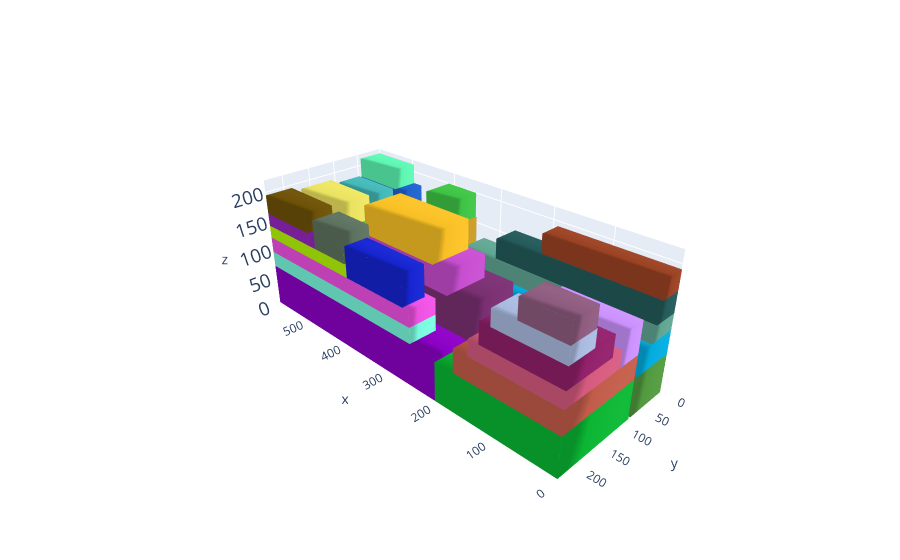

Notebook source saved alongside this figure:
### Markdown cell above
# Plot the solution

### Code cell
cont, execution_time,total_volume = MLCP_function(alpha=4.0,beta=1.0,gamma=0.2,delta=0.5,p=0.05,instance=1)

L = cont.l;W = cont.w; H = cont.h

box_dims = []
for aabb in cont.aabbs:
  box_dims.append([aabb.xmin,aabb.ymin,aabb.zmin,aabb.xmax,aabb.ymax,aabb.zmax])

bxplot.plot_container([L,W,H], box_dims)

### Figure 1 — Plotly figure (JSON) as saved in the notebook; plotly's stock layout.template omitted (floating-point values rounded to 4 significant figures)
{"data": [{"color": "rgb(80.93416046449718,151.8507632867643,62.87497358330648)", "i": [7, 0, 0, 0, 4, 4, 2, 6, 4, 0, 3, 7], "j": [3, 4, 1, 2, 5, 6, 5, 5, 0, 1, 2, 2], "k": [0, 7, 2, 3, 6, 7, 1, 2, 5, 5, 7, 6], "opacity": 1, "type": "mesh3d", "x": [0, 0, 412, 412, 0, 0, 412, 412], "y": [0, 76, 76, 0, 0, 76, 76, 0], "z": [0, 0, 0, 0, 64, 64, 64, 64]}, {"color": "rgb(11.168083104258171,180.80217202537744,50.711243475002036)", "i": [7, 0, 0, 0, 4, 4, 2, 6, 4, 0, 3, 7], "j": [3, 4, 1, 2, 5, 6, 5, 5, 0, 1, 2, 2], "k": [0, 7, 2, 3, 6, 7, 1, 2, 5, 5, 7, 6], "opacity": 1, "type": "mesh3d", "x": [0, 0, 206, 206, 0, 0, 206, 206], "y": [81, 233, 233, 81, 81, 233, 233, 81], "z": [0, 0, 0, 0, 64, 64, 64, 64]}, {"color": "rgb(210.99818995540025,0.9938400732801583,67.58800853928287)", "i": [7, 0, 0, 0, 4, 4, 2, 6, 4, 0, 3, 7], "j": [3, 4, 1, 2, 5, 6, 5, 5, 0, 1, 2, 2], "k": [0, 7, 2, 3, 6, 7, 1, 2, 5, 5, 7, 6], "opacity": 1, "type": "mesh3d", "x": [417, 417, 587, 587, 417, 417, 587, 587], "y": [0, 168, 168, 0, 0, 168, 168, 0], "z": [0, 0, 0, 0, 72, 72, 72, 72]}, {"color": "rgb(138.68207128460747,0.6343997885983566,195.92203847587803)", "i": [7, 0, 0, 0, 4, 4, 2, 6, 4, 0, 3, 7], "j": [3, 4, 1, 2, 5, 6, 5, 5, 0, 1, 2, 2], "k": [0, 7, 2, 3, 6, 7, 1, 2, 5, 5, 7, 6], "opacity": 1, "type": "mesh3d", "x": [207, 207, 587, 587, 207, 207, 587, 587], "y": [171, 233, 233, 171, 171, 233, 233, 171], "z": [0, 0, 0, 0, 70, 70, 70, 70]}, {"color": "rgb(4.069305398154425,170.49129149643,219.36777531607373)", "i": [7, 0, 0, 0, 4, 4, 2, 6, 4, 0, 3, 7], "j": [3, 4, 1, 2, 5, 6, 5, 5, 0, 1, 2, 2], "k": [0, 7, 2, 3, 6, 7, 1, 2, 5, 5, 7, 6], "opacity": 1, "type": "mesh3d", "x": [0, 0, 344, 344, 0, 0, 344, 344], "y": [0, 76, 76, 0, 0, 76, 76, 0], "z": [64, 64, 64, 64, 102, 102, 102, 102]}, {"color": "rgb(192.6071309469042,91.66416877731233,73.997239506887)", "i": [7, 0, 0, 0, 4, 4, 2, 6, 4, 0, 3, 7], "j": [3, 4, 1, 2, 5, 6, 5, 5, 0, 1, 2, 2], "k": [0, 7, 2, 3, 6, 7, 1, 2, 5, 5, 7, 6], "opacity": 1, "type": "mesh3d", "x": [0, 0, 172, 172, 0, 0, 172, 172], "y": [81, 233, 233, 81, 81, 233, 233, 81], "z": [64, 64, 64, 64, 102, 102, 102, 102]}, {"color": "rgb(120.78623980127472,247.51194740420857,220.5248003058636)", "i": [7, 0, 0, 0, 4, 4, 2, 6, 4, 0, 3, 7], "j": [3, 4, 1, 2, 5, 6, 5, 5, 0, 1, 2, 2], "k": [0, 7, 2, 3, 6, 7, 1, 2, 5, 5, 7, 6], "opacity": 1, "type": "mesh3d", "x": [254, 254, 587, 587, 254, 254, 587, 587], "y": [184, 233, 233, 184, 184, 233, 233, 184], "z": [70, 70, 70, 70, 96, 96, 96, 96]}, {"color": "rgb(14.109959583195707,95.08714688437793,46.18904104356861)", "i": [7, 0, 0, 0, 4, 4, 2, 6, 4, 0, 3, 7], "j": [3, 4, 1, 2, 5, 6, 5, 5, 0, 1, 2, 2], "k": [0, 7, 2, 3, 6, 7, 1, 2, 5, 5, 7, 6], "opacity": 1, "type": "mesh3d", "x": [459, 459, 587, 587, 459, 459, 587, 587], "y": [0, 103, 103, 0, 0, 103, 103, 0], "z": [72, 72, 72, 72, 148, 148, 148, 148]}, {"color": "rgb(236.2021566296873,81.59590268911504,225.30766305461853)", "i": [7, 0, 0, 0, 4, 4, 2, 6, 4, 0, 3, 7], "j": [3, 4, 1, 2, 5, 6, 5, 5, 0, 1, 2, 2], "k": [0, 7, 2, 3, 6, 7, 1, 2, 5, 5, 7, 6], "opacity": 1, "type": "mesh3d", "x": [254, 254, 587, 587, 254, 254, 587, 587], "y": [184, 233, 233, 184, 184, 233, 233, 184], "z": [96, 96, 96, 96, 122, 122, 122, 122]}, {"color": "rgb(95.77310501376772,164.1679461876066,145.53664927254263)", "i": [7, 0, 0, 0, 4, 4, 2, 6, 4, 0, 3, 7], "j": [3, 4, 1, 2, 5, 6, 5, 5, 0, 1, 2, 2], "k": [0, 7, 2, 3, 6, 7, 1, 2, 5, 5, 7, 6], "opacity": 1, "type": "mesh3d", "x": [0, 0, 333, 333, 0, 0, 333, 333], "y": [0, 49, 49, 0, 0, 49, 49, 0], "z": [102, 102, 102, 102, 128, 128, 128, 128]}, {"color": "rgb(211.2453212779458,90.1146003991977,125.64053973203386)", "i": [7, 0, 0, 0, 4, 4, 2, 6, 4, 0, 3, 7], "j": [3, 4, 1, 2, 5, 6, 5, 5, 0, 1, 2, 2], "k": [0, 7, 2, 3, 6, 7, 1, 2, 5, 5, 7, 6], "opacity": 1, "type": "mesh3d", "x": [0, 0, 147, 147, 0, 0, 147, 147], "y": [122, 233, 233, 122, 122, 233, 233, 122], "z": [102, 102, 102, 102, 128, 128, 128, 128]}, {"color": "rgb(178.63138674213644,245.8439318191873,7.399500399926549)", "i": [7, 0, 0, 0, 4, 4, 2, 6, 4, 0, 3, 7], "j": [3, 4, 1, 2, 5, 6, 5, 5, 0, 1, 2, 2], "k": [0, 7, 2, 3, 6, 7, 1, 2, 5, 5, 7, 6], "opacity": 1, "type": "mesh3d", "x": [387, 387, 587, 587, 387, 387, 587, 587], "y": [184, 233, 233, 184, 184, 233, 233, 184], "z": [122, 122, 122, 122, 143, 143, 143, 143]}, {"color": "rgb(35.901051165915185,89.41022465429225,89.83390534708477)", "i": [7, 0, 0, 0, 4, 4, 2, 6, 4, 0, 3, 7], "j": [3, 4, 1, 2, 5, 6, 5, 5, 0, 1, 2, 2], "k": [0, 7, 2, 3, 6, 7, 1, 2, 5, 5, 7, 6], "opacity": 1, "type": "mesh3d", "x": [0, 0, 270, 270, 0, 0, 270, 270], "y": [0, 43, 43, 0, 0, 43, 43, 0], "z": [128, 128, 128, 128, 161, 161, 161, 161]}, {"color": "rgb(143.80421782707234,31.96918187648888,105.36700393214728)", "i": [7, 0, 0, 0, 4, 4, 2, 6, 4, 0, 3, 7], "j": [3, 4, 1, 2, 5, 6, 5, 5, 0, 1, 2, 2], "k": [0, 7, 2, 3, 6, 7, 1, 2, 5, 5, 7, 6], "opacity": 1, "type": "mesh3d", "x": [0, 0, 129, 129, 0, 0, 129, 129], "y": [143, 233, 233, 143, 143, 233, 233, 143], "z": [128, 128, 128, 128, 161, 161, 161, 161]}, {"color": "rgb(67.1791821296794,207.42115586655743,64.77147859964157)", "i": [7, 0, 0, 0, 4, 4, 2, 6, 4, 0, 3, 7], "j": [3, 4, 1, 2, 5, 6, 5, 5, 0, 1, 2, 2], "k": [0, 7, 2, 3, 6, 7, 1, 2, 5, 5, 7, 6], "opacity": 1, "type": "mesh3d", "x": [484, 484, 587, 587, 484, 484, 587, 587], "y": [104, 168, 168, 104, 104, 168, 168, 104], "z": [72, 72, 72, 72, 148, 148, 148, 148]}, {"color": "rgb(147.05319793336656,38.57223044532049,188.765875264423)", "i": [7, 0, 0, 0, 4, 4, 2, 6, 4, 0, 3, 7], "j": [3, 4, 1, 2, 5, 6, 5, 5, 0, 1, 2, 2], "k": [0, 7, 2, 3, 6, 7, 1, 2, 5, 5, 7, 6], "opacity": 1, "type": "mesh3d", "x": [462, 462, 587, 587, 462, 462, 587, 587], "y": [184, 233, 233, 184, 184, 233, 233, 184], "z": [143, 143, 143, 143, 164, 164, 164, 164]}, {"color": "rgb(31.492907832499817,98.21327739738642,206.30733296266197)", "i": [7, 0, 0, 0, 4, 4, 2, 6, 4, 0, 3, 7], "j": [3, 4, 1, 2, 5, 6, 5, 5, 0, 1, 2, 2], "k": [0, 7, 2, 3, 6, 7, 1, 2, 5, 5, 7, 6], "opacity": 1, "type": "mesh3d", "x": [479, 479, 587, 587, 479, 479, 587, 587], "y": [0, 48, 48, 0, 0, 48, 48, 0], "z": [148, 148, 148, 148, 179, 179, 179, 179]}, {"color": "rgb(154.47982395158888,66.21630513720896,36.044468325203866)", "i": [7, 0, 0, 0, 4, 4, 2, 6, 4, 0, 3, 7], "j": [3, 4, 1, 2, 5, 6, 5, 5, 0, 1, 2, 2], "k": [0, 7, 2, 3, 6, 7, 1, 2, 5, 5, 7, 6], "opacity": 1, "type": "mesh3d", "x": [0, 0, 192, 192, 0, 0, 192, 192], "y": [0, 36, 36, 0, 0, 36, 36, 0], "z": [161, 161, 161, 161, 192, 192, 192, 192]}, {"color": "rgb(167.56132241263506,184.90615160963046,221.26320163908932)", "i": [7, 0, 0, 0, 4, 4, 2, 6, 4, 0, 3, 7], "j": [3, 4, 1, 2, 5, 6, 5, 5, 0, 1, 2, 2], "k": [0, 7, 2, 3, 6, 7, 1, 2, 5, 5, 7, 6], "opacity": 1, "type": "mesh3d", "x": [0, 0, 111, 111, 0, 0, 111, 111], "y": [184, 233, 233, 184, 184, 233, 233, 184], "z": [161, 161, 161, 161, 187, 187, 187, 187]}, {"color": "rgb(108.74745867201324,81.38547895113079,7.316792445501369)", "i": [7, 0, 0, 0, 4, 4, 2, 6, 4, 0, 3, 7], "j": [3, 4, 1, 2, 5, 6, 5, 5, 0, 1, 2, 2], "k": [0, 7, 2, 3, 6, 7, 1, 2, 5, 5, 7, 6], "opacity": 1, "type": "mesh3d", "x": [479, 479, 587, 587, 479, 479, 587, 587], "y": [185, 233, 233, 185, 185, 233, 233, 185], "z": [164, 164, 164, 164, 195, 195, 195, 195]}, {"color": "rgb(93.03814035597276,244.8788413790451,177.21052491671188)", "i": [7, 0, 0, 0, 4, 4, 2, 6, 4, 0, 3, 7], "j": [3, 4, 1, 2, 5, 6, 5, 5, 0, 1, 2, 2], "k": [0, 7, 2, 3, 6, 7, 1, 2, 5, 5, 7, 6], "opacity": 1, "type": "mesh3d", "x": [497, 497, 587, 587, 497, 497, 587, 587], "y": [0, 43, 43, 0, 0, 43, 43, 0], "z": [179, 179, 179, 179, 212, 212, 212, 212]}, {"color": "rgb(201.49365693441212,144.10675802973287,251.44443812764916)", "i": [7, 0, 0, 0, 4, 4, 2, 6, 4, 0, 3, 7], "j": [3, 4, 1, 2, 5, 6, 5, 5, 0, 1, 2, 2], "k": [0, 7, 2, 3, 6, 7, 1, 2, 5, 5, 7, 6], "opacity": 1, "type": "mesh3d", "x": [0, 0, 120, 120, 0, 0, 120, 120], "y": [81, 122, 122, 81, 81, 122, 122, 81], "z": [102, 102, 102, 102, 153, 153, 153, 153]}, {"color": "rgb(140.4360721156723,90.99792318081597,125.67123932379612)", "i": [7, 0, 0, 0, 4, 4, 2, 6, 4, 0, 3, 7], "j": [3, 4, 1, 2, 5, 6, 5, 5, 0, 1, 2, 2], "k": [0, 7, 2, 3, 6, 7, 1, 2, 5, 5, 7, 6], "opacity": 1, "type": "mesh3d", "x": [0, 0, 72, 72, 0, 0, 72, 72], "y": [185, 233, 233, 185, 185, 233, 233, 185], "z": [187, 187, 187, 187, 218, 218, 218, 218]}, {"color": "rgb(67.9942405988111,183.58438877468205,183.50915296596008)", "i": [7, 0, 0, 0, 4, 4, 2, 6, 4, 0, 3, 7], "j": [3, 4, 1, 2, 5, 6, 5, 5, 0, 1, 2, 2], "k": [0, 7, 2, 3, 6, 7, 1, 2, 5, 5, 7, 6], "opacity": 1, "type": "mesh3d", "x": [497, 497, 587, 587, 497, 497, 587, 587], "y": [48, 91, 91, 48, 48, 91, 91, 48], "z": [148, 148, 148, 148, 181, 181, 181, 181]}, {"color": "rgb(233.45984547877913,225.5798506570768,96.01200786046887)", "i": [7, 0, 0, 0, 4, 4, 2, 6, 4, 0, 3, 7], "j": [3, 4, 1, 2, 5, 6, 5, 5, 0, 1, 2, 2], "k": [0, 7, 2, 3, 6, 7, 1, 2, 5, 5, 7, 6], "opacity": 1, "type": "mesh3d", "x": [485, 485, 587, 587, 485, 485, 587, 587], "y": [108, 168, 168, 108, 108, 168, 168, 108], "z": [148, 148, 148, 148, 189, 189, 189, 189]}, {"color": "rgb(14.00587423258897,141.27571867517494,87.78964163297827)", "i": [7, 0, 0, 0, 4, 4, 2, 6, 4, 0, 3, 7], "j": [3, 4, 1, 2, 5, 6, 5, 5, 0, 1, 2, 2], "k": [0, 7, 2, 3, 6, 7, 1, 2, 5, 5, 7, 6], "opacity": 1, "type": "mesh3d", "x": [207, 207, 417, 417, 207, 207, 417, 417], "y": [76, 171, 171, 76, 76, 171, 171, 76], "z": [0, 0, 0, 0, 62, 62, 62, 62]}, {"color": "rgb(199.0111861847684,153.32425994137452,38.161301086439586)", "i": [7, 0, 0, 0, 4, 4, 2, 6, 4, 0, 3, 7], "j": [3, 4, 1, 2, 5, 6, 5, 5, 0, 1, 2, 2], "k": [0, 7, 2, 3, 6, 7, 1, 2, 5, 5, 7, 6], "opacity": 1, "type": "mesh3d", "x": [350, 350, 412, 412, 350, 350, 412, 412], "y": [0, 70, 70, 0, 0, 70, 70, 0], "z": [64, 64, 64, 64, 159, 159, 159, 159]}, {"color": "rgb(57.057566560649036,8.336458540121496,61.04147223303405)", "i": [7, 0, 0, 0, 4, 4, 2, 6, 4, 0, 3, 7], "j": [3, 4, 1, 2, 5, 6, 5, 5, 0, 1, 2, 2], "k": [0, 7, 2, 3, 6, 7, 1, 2, 5, 5, 7, 6], "opacity": 1, "type": "mesh3d", "x": [433, 433, 484, 484, 433, 433, 484, 484], "y": [108, 168, 168, 108, 108, 168, 168, 108], "z": [72, 72, 72, 72, 113, 113, 113, 113]}, {"color": "rgb(92.04188762717592,113.26501764979571,94.73525123020465)", "i": [7, 0, 0, 0, 4, 4, 2, 6, 4, 0, 3, 7], "j": [3, 4, 1, 2, 5, 6, 5, 5, 0, 1, 2, 2], "k": [0, 7, 2, 3, 6, 7, 1, 2, 5, 5, 7, 6], "opacity": 1, "type": "mesh3d", "x": [391, 391, 462, 462, 391, 391, 462, 462], "y": [185, 233, 233, 185, 185, 233, 233, 185], "z": [143, 143, 143, 143, 190, 190, 190, 190]}, {"color": "rgb(121.069108296423,47.20977817388608,113.0344959864947)", "i": [7, 0, 0, 0, 4, 4, 2, 6, 4, 0, 3, 7], "j": [3, 4, 1, 2, 5, 6, 5, 5, 0, 1, 2, 2], "k": [0, 7, 2, 3, 6, 7, 1, 2, 5, 5, 7, 6], "opacity": 1, "type": "mesh3d", "x": [207, 207, 417, 417, 207, 207, 417, 417], "y": [76, 171, 171, 76, 76, 171, 171, 76], "z": [62, 62, 62, 62, 124, 124, 124, 124]}, {"color": "rgb(21.833732200140407,36.519533471058075,206.48168853011273)", "i": [7, 0, 0, 0, 4, 4, 2, 6, 4, 0, 3, 7], "j": [3, 4, 1, 2, 5, 6, 5, 5, 0, 1, 2, 2], "k": [0, 7, 2, 3, 6, 7, 1, 2, 5, 5, 7, 6], "opacity": 1, "type": "mesh3d", "x": [267, 267, 387, 387, 267, 267, 387, 387], "y": [192, 233, 233, 192, 192, 233, 233, 192], "z": [122, 122, 122, 122, 173, 173, 173, 173]}, {"color": "rgb(62.78225215176486,195.08582626685902,69.37642849934953)", "i": [7, 0, 0, 0, 4, 4, 2, 6, 4, 0, 3, 7], "j": [3, 4, 1, 2, 5, 6, 5, 5, 0, 1, 2, 2], "k": [0, 7, 2, 3, 6, 7, 1, 2, 5, 5, 7, 6], "opacity": 1, "type": "mesh3d", "x": [352, 352, 412, 412, 352, 352, 412, 412], "y": [0, 51, 51, 0, 0, 51, 51, 0], "z": [159, 159, 159, 159, 200, 200, 200, 200]}, {"color": "rgb(197.25531269748595,77.45200924238448,206.60639835166248)", "i": [7, 0, 0, 0, 4, 4, 2, 6, 4, 0, 3, 7], "j": [3, 4, 1, 2, 5, 6, 5, 5, 0, 1, 2, 2], "k": [0, 7, 2, 3, 6, 7, 1, 2, 5, 5, 7, 6], "opacity": 1, "type": "mesh3d", "x": [245, 245, 417, 417, 245, 245, 417, 417], "y": [95, 171, 171, 95, 95, 171, 171, 95], "z": [124, 124, 124, 124, 162, 162, 162, 162]}, {"color": "rgb(246.50392722540832,191.18153257293184,37.31209097862192)", "i": [7, 0, 0, 0, 4, 4, 2, 6, 4, 0, 3, 7], "j": [3, 4, 1, 2, 5, 6, 5, 5, 0, 1, 2, 2], "k": [0, 7, 2, 3, 6, 7, 1, 2, 5, 5, 7, 6], "opacity": 1, "type": "mesh3d", "x": [273, 273, 417, 417, 273, 273, 417, 417], "y": [100, 171, 171, 100, 100, 171, 171, 100], "z": [162, 162, 162, 162, 209, 209, 209, 209]}], "layout": {"autosize": false, "margin": {"b": 0, "l": 0, "r": 0, "t": 0}, "paper_bgcolor": "rgba(0,0,0,0)", "scene": {"camera": {"center": {"x": 0, "y": 0, "z": 0}, "eye": {"x": -2, "y": 2, "z": 1.5}, "up": {"x": 0, "y": 0, "z": 1}}, "xaxis": {"nticks": 10, "range": [0, 587], "showspikes": false}, "yaxis": {"nticks": 5, "range": [0, 233], "showspikes": false}, "zaxis": {"nticks": 5, "range": [0, 220], "tickfont": {"size": 15}}}}}
